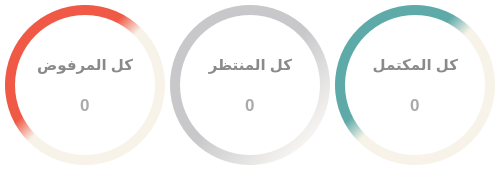
                        <widget class="QWidget" name="widget_5" native="true">
                         <property name="sizePolicy">
                          <sizepolicy hsizetype="Expanding" vsizetype="Expanding">
                           <horstretch>0</horstretch>
                           <verstretch>0</verstretch>
                          </sizepolicy>
                         </property>
                         <property name="minimumSize">
                          <size>
                           <width>1</width>
                           <height>1</height>
                          </size>
                         </property>
                         <property name="layoutDirection">
                          <enum>Qt::RightToLeft</enum>
                         </property>
                         <property name="styleSheet">
                          <string notr="true">QWidget {
	background-color: #FFFFFF;
	border: none;
	border-radius: 40px;
}
</string>
                         </property>
                         <layout class="QHBoxLayout" name="horizontalLayout_20">
                          <property name="spacing">
                           <number>5</number>
                          </property>
                          <property name="leftMargin">
                           <number>5</number>
                          </property>
                          <property name="topMargin">
                           <number>5</number>
                          </property>
                          <property name="rightMargin">
                           <number>5</number>
                          </property>
                          <property name="bottomMargin">
                           <number>5</number>
                          </property>
                          <item>
                           <widget class="QWidget" name="Task_Complet_percentage_coloer" native="true">
                            <property name="sizePolicy">
                             <sizepolicy hsizetype="Expanding" vsizetype="Expanding">
                              <horstretch>0</horstretch>
                              <verstretch>0</verstretch>
                             </sizepolicy>
                            </property>
                            <property name="minimumSize">
                             <size>
                              <width>160</width>
                              <height>160</height>
                             </size>
                            </property>
                            <property name="maximumSize">
                             <size>
                              <width>160</width>
                              <height>160</height>
                             </size>
                            </property>
                            <property name="layoutDirection">
                             <enum>Qt::RightToLeft</enum>
                            </property>
                            <property name="styleSheet">
                             <string notr="true">QWidget{
background-color: qlineargradient(spread:pad, x1:0, y1:0, x2:1, y2:1, stop:0.4 rgb(94, 170, 168), stop:0.5 rgb(247, 243, 233));
border: none;
border-radius: 80px;


}


</string>
                            </property>
                            <layout class="QHBoxLayout" name="horizontalLayout_27">
                             <property name="spacing">
                              <number>5</number>
                             </property>
                             <property name="leftMargin">
                              <number>0</number>
                             </property>
                             <property name="topMargin">
                              <number>0</number>
                             </property>
                             <property name="rightMargin">
                              <number>0</number>
                             </property>
                             <property name="bottomMargin">
                              <number>0</number>
                             </property>
                             <item>
                              <widget class="QWidget" name="widget_35" native="true">
                               <property name="sizePolicy">
                                <sizepolicy hsizetype="Expanding" vsizetype="Expanding">
                                 <horstretch>0</horstretch>
                                 <verstretch>0</verstretch>
                                </sizepolicy>
                               </property>
                               <property name="minimumSize">
                                <size>
                                 <width>140</width>
                                 <height>140</height>
                                </size>
                               </property>
                               <property name="maximumSize">
                                <size>
                                 <width>140</width>
                                 <height>140</height>
                                </size>
                               </property>
                               <property name="layoutDirection">
                                <enum>Qt::RightToLeft</enum>
                               </property>
                               <property name="styleSheet">
                                <string notr="true">background-color: #FFFFFF;
border-radius: 70px;</string>
                               </property>
                               <layout class="QHBoxLayout" name="horizontalLayout_29">
                                <item>
                                 <widget class="QWidget" name="widget_33" native="true">
                                  <property name="minimumSize">
                                   <size>
                                    <width>0</width>
                                    <height>80</height>
                                   </size>
                                  </property>
                                  <property name="maximumSize">
                                   <size>
                                    <width>16777215</width>
                                    <height>80</height>
                                   </size>
                                  </property>
                                  <property name="layoutDirection">
                                   <enum>Qt::RightToLeft</enum>
                                  </property>
                                  <property name="styleSheet">
                                   <string notr="true">border: none;
border-radius:10px</string>
                                  </property>
                                  <layout class="QVBoxLayout" name="verticalLayout_36">
                                   <property name="spacing">
                                    <number>0</number>
                                   </property>
                                   <property name="leftMargin">
                                    <number>0</number>
                                   </property>
                                   <property name="topMargin">
                                    <number>0</number>
                                   </property>
                                   <property name="rightMargin">
                                    <number>0</number>
                                   </property>
                                   <property name="bottomMargin">
                                    <number>0</number>
                                   </property>
                                   <item alignment="Qt::AlignHCenter|Qt::AlignVCenter">
                                    <widget class="QLabel" name="label_19">
                                     <property name="font">
                                      <font>
                                       <pointsize>11</pointsize>
                                       <weight>75</weight>
                                       <bold>true</bold>
                                      </font>
                                     </property>
                                     <property name="layoutDirection">
                                      <enum>Qt::RightToLeft</enum>
                                     </property>
                                     <property name="styleSheet">
                                      <string notr="true">color: rgb(138, 138, 138);</string>
                                     </property>
                                     <property name="text">
                                      <string>كل المكتمل</string>
                                     </property>
                                    </widget>
                                   </item>
                                   <item alignment="Qt::AlignHCenter">
                                    <widget class="QLabel" name="lbl_total_Complet_task_percntage">
                                     <property name="font">
                                      <font>
                                       <pointsize>13</pointsize>
                                       <weight>75</weight>
                                       <bold>true</bold>
                                      </font>
                                     </property>
                                     <property name="layoutDirection">
                                      <enum>Qt::RightToLeft</enum>
                                     </property>
                                     <property name="styleSheet">
                                      <string notr="true">color: rgb(170, 170, 170);</string>
                                     </property>
                                     <property name="text">
                                      <string>0</string>
                                     </property>
                                    </widget>
                                   </item>
                                  </layout>
                                 </widget>
                                </item>
                               </layout>
                              </widget>
                             </item>
                            </layout>
                           </widget>
                          </item>
                          <item>
                           <widget class="QWidget" name="Task_Watting_percentage_coloer_3" native="true">
                            <property name="sizePolicy">
                             <sizepolicy hsizetype="Expanding" vsizetype="Expanding">
                              <horstretch>0</horstretch>
                              <verstretch>0</verstretch>
                             </sizepolicy>
                            </property>
                            <property name="minimumSize">
                             <size>
                              <width>160</width>
                              <height>160</height>
                             </size>
                            </property>
                            <property name="maximumSize">
                             <size>
                              <width>160</width>
                              <height>160</height>
                             </size>
                            </property>
                            <property name="layoutDirection">
                             <enum>Qt::RightToLeft</enum>
                            </property>
                            <property name="styleSheet">
                             <string notr="true">QWidget{
background-color: qlineargradient(spread:pad, x1:0, y1:0, x2:1, y2:1,stop:0.5 rgb(200, 200, 203), stop:0.9  rgba(247, 243, 233,100));
border: none;
border-radius: 80px;
}</string>
                            </property>
                            <layout class="QHBoxLayout" name="horizontalLayout_31">
                             <property name="spacing">
                              <number>0</number>
                             </property>
                             <property name="leftMargin">
                              <number>0</number>
                             </property>
                             <property name="topMargin">
                              <number>0</number>
                             </property>
                             <property name="rightMargin">
                              <number>0</number>
                             </property>
                             <property name="bottomMargin">
                              <number>0</number>
                             </property>
                             <item>
                              <widget class="QWidget" name="widget_36" native="true">
                               <property name="sizePolicy">
                                <sizepolicy hsizetype="Expanding" vsizetype="Expanding">
                                 <horstretch>0</horstretch>
                                 <verstretch>0</verstretch>
                                </sizepolicy>
                               </property>
                               <property name="minimumSize">
                                <size>
                                 <width>140</width>
                                 <height>140</height>
                                </size>
                               </property>
                               <property name="maximumSize">
                                <size>
                                 <width>140</width>
                                 <height>140</height>
                                </size>
                               </property>
                               <property name="layoutDirection">
                                <enum>Qt::RightToLeft</enum>
                               </property>
                               <property name="styleSheet">
                                <string notr="true">background-color: #FFFFFF;
border-radius: 70px;</string>
                               </property>
                               <layout class="QHBoxLayout" name="horizontalLayout_32">
                                <item>
                                 <widget class="QWidget" name="widget_37" native="true">
                                  <property name="minimumSize">
                                   <size>
                                    <width>0</width>
                                    <height>80</height>
                                   </size>
                                  </property>
                                  <property name="maximumSize">
                                   <size>
                                    <width>16777215</width>
                                    <height>80</height>
                                   </size>
                                  </property>
                                  <property name="layoutDirection">
                                   <enum>Qt::RightToLeft</enum>
                                  </property>
                                  <property name="styleSheet">
                                   <string notr="true">border: none;
border-radius:10px</string>
                                  </property>
                                  <layout class="QVBoxLayout" name="verticalLayout_37">
                                   <property name="spacing">
                                    <number>0</number>
                                   </property>
                                   <property name="leftMargin">
                                    <number>0</number>
                                   </property>
                                   <property name="topMargin">
                                    <number>0</number>
                                   </property>
                                   <property name="rightMargin">
                                    <number>0</number>
                                   </property>
                                   <property name="bottomMargin">
                                    <number>0</number>
                                   </property>
                                   <item alignment="Qt::AlignHCenter|Qt::AlignVCenter">
                                    <widget class="QLabel" name="label_22">
                                     <property name="font">
                                      <font>
                                       <pointsize>11</pointsize>
                                       <weight>75</weight>
                                       <bold>true</bold>
                                      </font>
                                     </property>
                                     <property name="layoutDirection">
                                      <enum>Qt::RightToLeft</enum>
                                     </property>
                                     <property name="styleSheet">
                                      <string notr="true">color: rgb(138, 138, 138);</string>
                                     </property>
                                     <property name="text">
                                      <string>كل المنتظر</string>
                                     </property>
                                    </widget>
                                   </item>
                                   <item alignment="Qt::AlignHCenter">
                                    <widget class="QLabel" name="lbl_total_watting_task_percntage">
                                     <property name="font">
                                      <font>
                                       <pointsize>13</pointsize>
                                       <weight>75</weight>
                                       <bold>true</bold>
                                      </font>
                                     </property>
                                     <property name="layoutDirection">
                                      <enum>Qt::RightToLeft</enum>
                                     </property>
                                     <property name="styleSheet">
                                      <string notr="true">color: rgb(170, 170, 170);</string>
                                     </property>
                                     <property name="text">
                                      <string>0</string>
                                     </property>
                                    </widget>
                                   </item>
                                  </layout>
                                 </widget>
                                </item>
                               </layout>
                              </widget>
                             </item>
                            </layout>
                           </widget>
                          </item>
                          <item>
                           <widget class="QWidget" name="Task_Refuesd_percentage_coloer_4" native="true">
                            <property name="sizePolicy">
                             <sizepolicy hsizetype="Preferred" vsizetype="Preferred">
                              <horstretch>0</horstretch>
                              <verstretch>0</verstretch>
                             </sizepolicy>
                            </property>
                            <property name="minimumSize">
                             <size>
                              <width>160</width>
                              <height>160</height>
                             </size>
                            </property>
                            <property name="maximumSize">
                             <size>
                              <width>160</width>
                              <height>160</height>
                             </size>
                            </property>
                            <property name="layoutDirection">
                             <enum>Qt::RightToLeft</enum>
                            </property>
                            <property name="styleSheet">
                             <string notr="true">QWidget{
background-color: qlineargradient(spread:pad, x1:0, y1:0, x2:1, y2:1, stop:0.4  rgb(240, 89, 69) stop:0.5 rgb(247, 243, 233) );
border: none;
border-radius: 80px;

}</string>
                            </property>
                            <layout class="QHBoxLayout" name="horizontalLayout_33">
                             <property name="spacing">
                              <number>0</number>
                             </property>
                             <property name="leftMargin">
                              <number>0</number>
                             </property>
                             <property name="topMargin">
                              <number>0</number>
                             </property>
                             <property name="rightMargin">
                              <number>0</number>
                             </property>
                             <property name="bottomMargin">
                              <number>0</number>
                             </property>
                             <item>
                              <widget class="QWidget" name="widget_38" native="true">
                               <property name="sizePolicy">
                                <sizepolicy hsizetype="Expanding" vsizetype="Expanding">
                                 <horstretch>0</horstretch>
                                 <verstretch>0</verstretch>
                                </sizepolicy>
                               </property>
                               <property name="minimumSize">
                                <size>
                                 <width>140</width>
                                 <height>140</height>
                                </size>
                               </property>
                               <property name="maximumSize">
                                <size>
                                 <width>140</width>
                                 <height>140</height>
                                </size>
                               </property>
                               <property name="layoutDirection">
                                <enum>Qt::RightToLeft</enum>
                               </property>
                               <property name="styleSheet">
                                <string notr="true">background-color: #FFFFFF;
border-radius: 70px;</string>
                               </property>
                               <layout class="QHBoxLayout" name="horizontalLayout_34">
                                <item>
                                 <widget class="QWidget" name="widget_39" native="true">
                                  <property name="minimumSize">
                                   <size>
                                    <width>0</width>
                                    <height>80</height>
                                   </size>
                                  </property>
                                  <property name="maximumSize">
                                   <size>
                                    <width>16777215</width>
                                    <height>80</height>
                                   </size>
                                  </property>
                                  <property name="layoutDirection">
                                   <enum>Qt::RightToLeft</enum>
                                  </property>
                                  <property name="styleSheet">
                                   <string notr="true">border: none;
border-radius:10px</string>
                                  </property>
                                  <layout class="QVBoxLayout" name="verticalLayout_38">
                                   <property name="spacing">
                                    <number>0</number>
                                   </property>
                                   <property name="leftMargin">
                                    <number>0</number>
                                   </property>
                                   <property name="topMargin">
                                    <number>0</number>
                                   </property>
                                   <property name="rightMargin">
                                    <number>0</number>
                                   </property>
                                   <property name="bottomMargin">
                                    <number>0</number>
                                   </property>
                                   <item alignment="Qt::AlignHCenter|Qt::AlignVCenter">
                                    <widget class="QLabel" name="label_24">
                                     <property name="font">
                                      <font>
                                       <pointsize>11</pointsize>
                                       <weight>75</weight>
                                       <bold>true</bold>
                                      </font>
                                     </property>
                                     <property name="layoutDirection">
                                      <enum>Qt::RightToLeft</enum>
                                     </property>
                                     <property name="styleSheet">
                                      <string notr="true">color: rgb(138, 138, 138);</string>
                                     </property>
                                     <property name="text">
                                      <string>كل المرفوض</string>
                                     </property>
                                    </widget>
                                   </item>
                                   <item alignment="Qt::AlignHCenter">
                                    <widget class="QLabel" name="lbl_total_refused_task_percntage">
                                     <property name="font">
                                      <font>
                                       <pointsize>13</pointsize>
                                       <weight>75</weight>
                                       <bold>true</bold>
                                      </font>
                                     </property>
                                     <property name="layoutDirection">
                                      <enum>Qt::RightToLeft</enum>
                                     </property>
                                     <property name="styleSheet">
                                      <string notr="true">color: rgb(170, 170, 170);</string>
                                     </property>
                                     <property name="text">
                                      <string>0</string>
                                     </property>
                                    </widget>
                                   </item>
                                  </layout>
                                 </widget>
                                </item>
                               </layout>
                              </widget>
                             </item>
                            </layout>
                           </widget>
                          </item>
                         </layout>
                        </widget>
